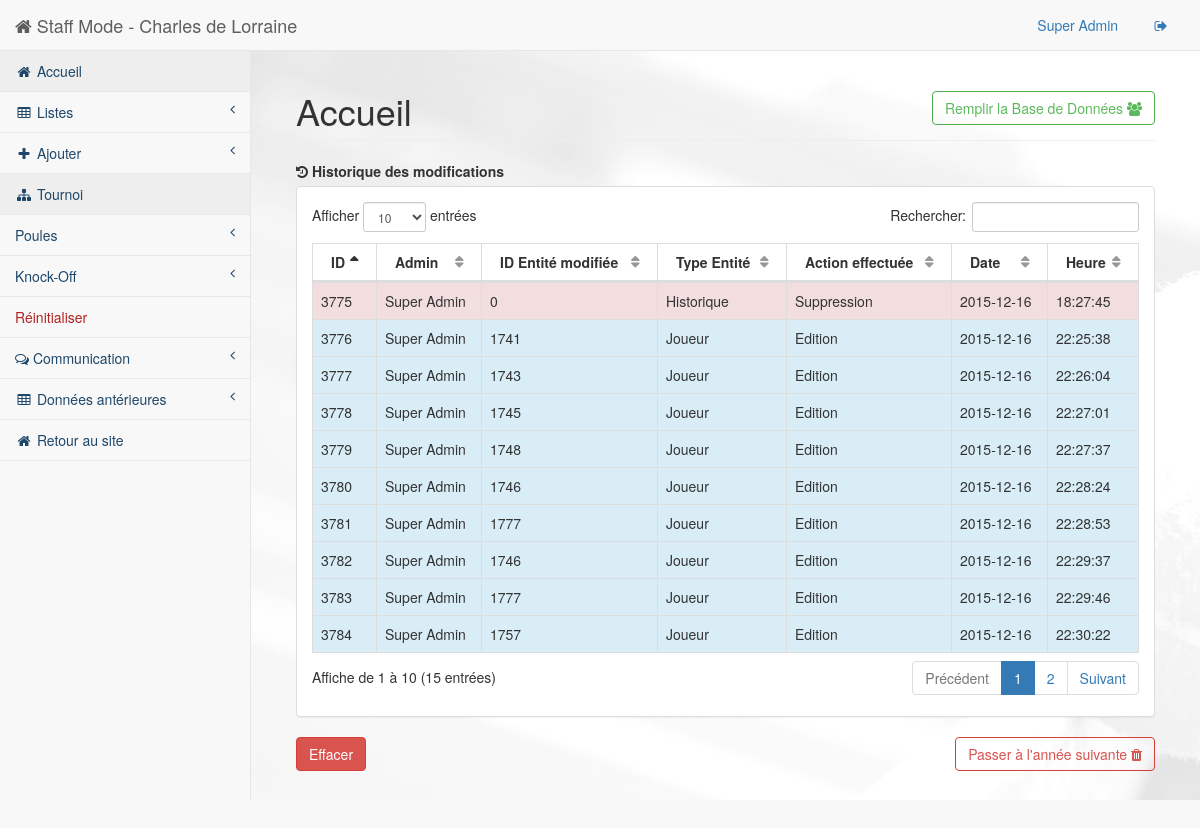
The page /staff/pages/index.php (signed in) on the database its author committed.
### tables this page shows
CREATE TABLE IF NOT EXISTS `History` (
  `id` int(11) NOT NULL AUTO_INCREMENT,
  `idPerson` int(11) NOT NULL,
  `idEntite` int(11) NOT NULL,
  `typeEntite` text NOT NULL,
  `action` text NOT NULL,
  `date` date NOT NULL,
  `hour` text NOT NULL,
  PRIMARY KEY (`id`),
  UNIQUE KEY `id` (`id`),
  UNIQUE KEY `id_3` (`id`),
  UNIQUE KEY `id_4` (`id`),
  KEY `id_2` (`id`)
);

CREATE TABLE IF NOT EXISTS `Personne` (
  `ID` int(255) NOT NULL AUTO_INCREMENT,
  `Title` int(2) NOT NULL,
  `FirstName` varchar(100) NOT NULL,
  `LastName` varchar(100) NOT NULL,
  `Ville` varchar(500) NOT NULL,
  `ZIPCode` int(10) NOT NULL,
  `Rue` varchar(100) NOT NULL,
  `Number` int(11) NOT NULL,
  `PhoneNumber` varchar(20) NOT NULL,
  `GSMNumber` varchar(20) NOT NULL,
  `BirthDate` date NOT NULL,
  `Mail` varchar(500) NOT NULL,
  `CreationDate` date NOT NULL,
  `Note` varchar(500) NOT NULL,
  `IsPlayer` tinyint(1) NOT NULL,
  `IsOwner` tinyint(1) NOT NULL,
  `IsStaff` tinyint(1) NOT NULL,
  PRIMARY KEY (`ID`)
);

### src/staff/pages/php/inc/list-function.inc (called while the page is built, shortened)
<?php
function getHistories() {
    $db = BDconnect();
    return $db->query('SELECT * FROM History ORDER BY ID DESC');
}
function getStaffName($idPerson) {
    $db = BDconnect();
    $rep = $db->query('SELECT * FROM Personne WHERE '.$idPerson.' = ID');
    $donnees = $rep->fetch_array();
    $res = $donnees['FirstName'] . " " . $donnees['LastName'];
    return $res;
}
?>

### src/staff/pages/index.php (the view, shortened to what this page needs)
<?php require_once("./php/inc/list-function.inc");
?>
    <!DOCTYPE html>
    <html lang="en">
    <head>
        <link href="../bower_components/bootstrap/dist/css/bootstrap.min.css" rel="stylesheet">
        <link href="../bower_components/metisMenu/dist/metisMenu.min.css" rel="stylesheet">
        <link href="../bower_components/datatables-plugins/integration/bootstrap/3/dataTables.bootstrap.css" rel="stylesheet">
        <link href="../bower_components/datatables-responsive/css/dataTables.responsive.css" rel="stylesheet">
        <link href="../dist/css/sb-admin-2.css" rel="stylesheet">
        <link href="../bower_components/font-awesome/css/font-awesome.min.css" rel="stylesheet" type="text/css">
    </head>
    <body>
        <div id="wrapper" >
            <?php
            include("./html/header.php");
        ?>
                <div id="page-wrapper" style="background : url(../../images/staff-back.jpg) 0 0 fixed;">
                    <div class="container-fluid">
                        <div class="row">
                            <div class="col-lg-12">
                                <h1 class="page-header">Accueil <a href="./php/auto-populate.php" class="btn btn-success btn-outline pull-right">Remplir la Base de Données  <i class="fa fa-users"></i></a></h1>
                            </div>
                        </div>
                        <div class="row">
                            <div class="col-lg-12">
                                <label for="sel1"><span class="fa fa-history"></span> Historique des modifications </label>
                                <div class="panel panel-default">
                                    <div class="panel-body">
                                        <div class="dataTable_wrapper">
                                            <table class="table table-striped table-bordered table-hover" id="dataTables-example">
                                                <thead>
                                                    <tr>
                                                        <th>ID</th>
                                                        <th>Admin</th>
                                                        <th>ID Entité modifiée</th>
                                                        <th>Type Entité</th>
                                                        <th>Action effectuée</th>
                                                        <th>Date</th>
                                                        <th>Heure</th>
                                                    </tr>
                                                </thead>
                                                <tbody>
                                                    <?php
                                                foreach (getHistories() as $histo){
                                                    $color = "";
                                                    switch ($histo['action']) {
                                                        case "Suppression":
                                                            $color = "danger";
                                                            break;
                                                        case "Edition":
                                                            $color = "info";
                                                            break;
                                                    }
                                                    ?>
                                                        <tr class="odd gradeX <?=$color?>">
                                                            <td>
                                                                <?=$histo['id']?>
                                                            </td>
                                                            <td>
                                                                <?=utf8_encode(getStaffName($histo['idPerson']))?>
                                                            </td>
                                                            <td>
                                                                <?=$histo['idEntite']?>
                                                            </td>
                                                            <td>
                                                                <?=utf8_encode($histo['typeEntite'])?>
                                                            </td>
                                                            <td>
                                                                <?=$histo['action']?>
                                                            </td>
                                                            <td>
                                                                <?=$histo['date']?>
                                                            </td>
                                                            <td>
                                                                <?=$histo['hour']?>
                                                            </td>
                                                        </tr>
                                                        <?php } ?>
                                                </tbody>
                                            </table>
                                        </div>
                                    </div>
                                </div>
                            </div>
                        </div>
                        <span>
                        <div class="pull-left">
                            <a href="./php/delete-history.php" class="btn btn-danger">Effacer</a>
                        </div>
                        <div class="pull-right">
                            <a href="./php/delete-all.php" onclick="return confirm('Voulez-vous vraiment passer à l\'année suivante ? Cette action va altérer de manière irrémédiable la base de donnée.');" class="btn btn-danger btn-outline"> Passer à l'année suivante <i class="fa fa-trash"></i></a>
                        </div>
                      </span>
                    </div>
                </div>
        </div>
    </body>
    </html>

### rows shown on the page
history: id "3784", idPerson.LastName "Super Admin", idEntite "1757", typeEntite "Joueur", action "Edition", date "2015-12-16", hour "22:30:22"
history: id "3783", idPerson.LastName "Super Admin", idEntite "1777", typeEntite "Joueur", action "Edition", date "2015-12-16", hour "22:29:46"
history: id "3782", idPerson.LastName "Super Admin", idEntite "1746", typeEntite "Joueur", action "Edition", date "2015-12-16", hour "22:29:37"
history: id "3781", idPerson.LastName "Super Admin", idEntite "1777", typeEntite "Joueur", action "Edition", date "2015-12-16", hour "22:28:53"
history: id "3780", idPerson.LastName "Super Admin", idEntite "1746", typeEntite "Joueur", action "Edition", date "2015-12-16", hour "22:28:24"
history: id "3779", idPerson.LastName "Super Admin", idEntite "1748", typeEntite "Joueur", action "Edition", date "2015-12-16", hour "22:27:37"
history: id "3778", idPerson.LastName "Super Admin", idEntite "1745", typeEntite "Joueur", action "Edition", date "2015-12-16", hour "22:27:01"
history: id "3777", idPerson.LastName "Super Admin", idEntite "1743", typeEntite "Joueur", action "Edition", date "2015-12-16", hour "22:26:04"
history: id "3776", idPerson.LastName "Super Admin", idEntite "1741", typeEntite "Joueur", action "Edition", date "2015-12-16", hour "22:25:38"
history: id "3775", idPerson.LastName "Super Admin", idEntite "0", typeEntite "Historique", action "Suppression", date "2015-12-16", hour "18:27:45"

### other values the page prints
$_SESSION["NAME"] "Super Admin"
